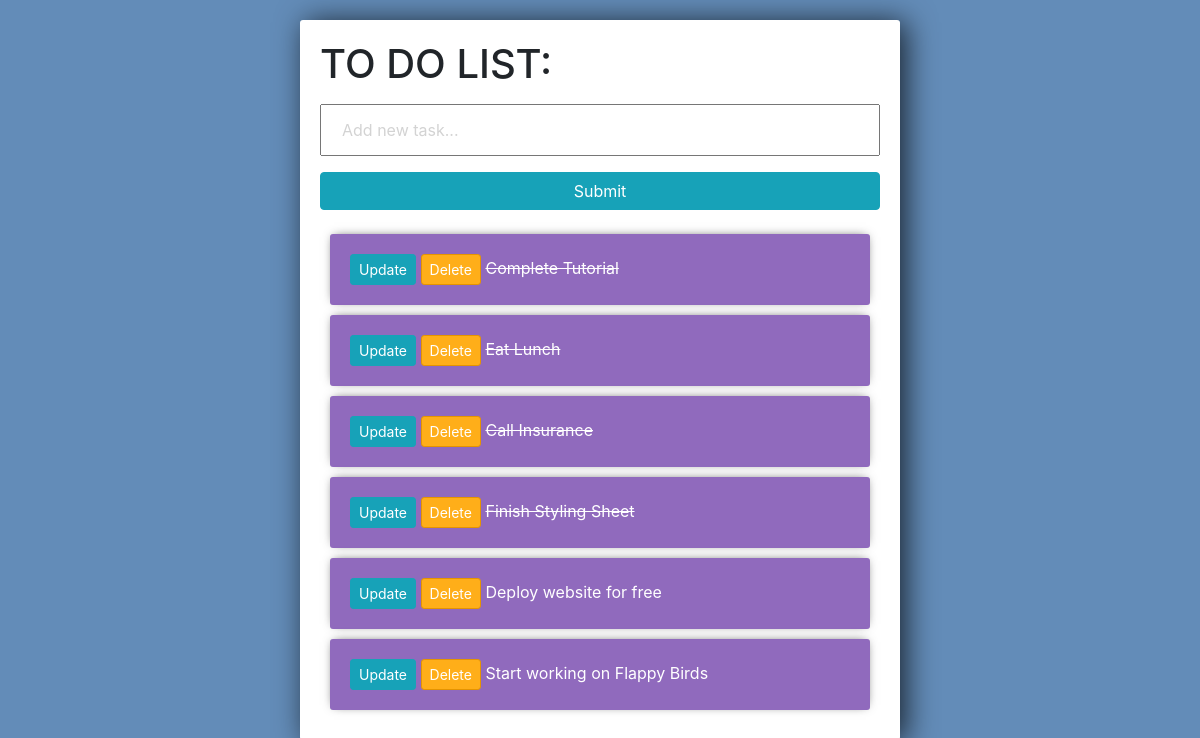
The page / on the database its author committed.
### tasks/models.py (models this page shows)
class Task(models.Model):
    title = models.CharField(max_length=200)
    complete = models.BooleanField(default=False)
    created = models.DateTimeField(auto_now_add=True)
    def __str__(self):
        return self.title

### tasks/views.py (the view)
# urls.py: path('', views.index, name="list"),
def index(request):
    tasks = Task.objects.all()
    form = TaskForm()
    if request.method == 'POST':
        form = TaskForm(request.POST)
        if form.is_valid():
            form.save()
        return redirect('/')
    context = {'tasks':tasks, 'form':form}
    return render(request, 'tasks/list.html', context)

### tasks/forms.py
class TaskForm(forms.ModelForm):
    title = forms.CharField(widget = forms.TextInput(attrs={'placeholder':'Add new task...'}))
    class Meta:
        model = Task
        fields = '__all__'

### tasks/templates/tasks/list.html (shortened to what this page needs)
<link rel="stylesheet" href="https://stackpath.bootstrapcdn.com/bootstrap/4.3.1/css/bootstrap.min.css">
<div class="center-column">
    <h1> TO DO LIST: </h1>
    <form method='POST' action='/'>
        {{form.title}}
        <input class="btn btn-info" type="submit" name="Create Task">
    </form>
    <div class="to-list">
        {% for task in tasks %}
            <div class="item-row">
                <a class="btn btn-sm btn-info" href="{% url 'update_task' task.id %}"> Update </a>
                <a class="btn btn-sm btn-danger" href="{% url 'delete' task.id %}"> Delete </a>
                {% if task.complete == True %}
                    <strike> {{task}} </strike>
                {% else %}
                    <span> {{task}} </span>
                {% endif %}
            </div>
        {% endfor %}
    </div>
</div>

### tasks/templates/tasks/list.html (style rules this page uses)
input { width: 100%; padding: 12px 20px; margin: 8px 0; box-sizing: border-box; }
input::placeholder { color: #d3d3d3; }
.center-column { width:600px; margin: 20px auto; padding:20px; background-color: #fff; border-radius: 3px; box-shadow: 6px 2px 30px 0px rgba(0,0,0,0.75); }
.item-row { background-color: #906abd; margin: 10px; padding: 20px; border-radius: 3px; color: #fff; font-size: 16px; box-shadow: 0px -1px 10px -4px rgba(0,0,0,0.75); }
.btn-danger { background-color: #ffae19; border-color: #e59400; }

### rows shown on the page
Task: title "Complete Tutorial"
Task: title "Eat Lunch"
Task: title "Call Insurance"
Task: title "Finish Styling Sheet"
Task: title "Deploy website for free"
Task: title "Start working on Flappy Birds"
